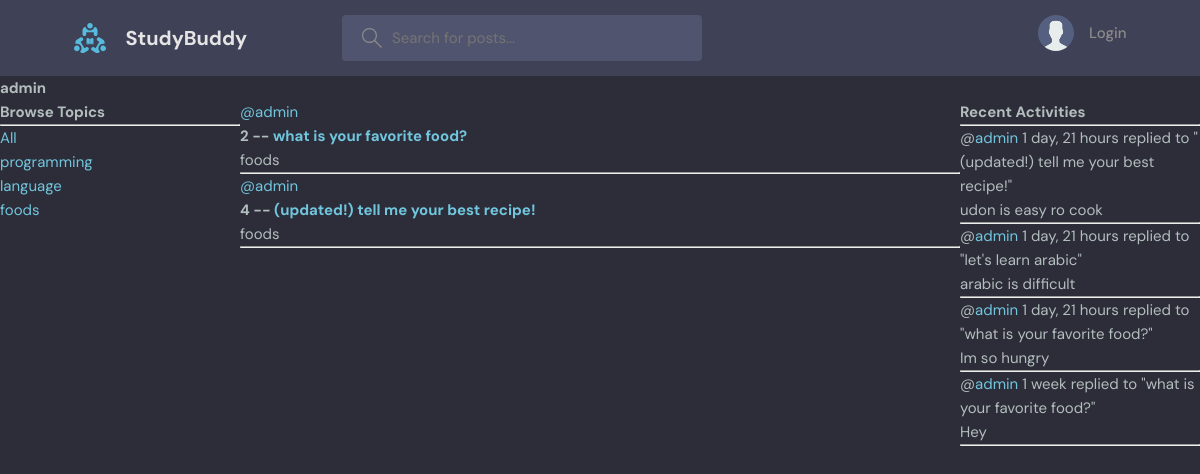
The app's page /profile/1 with its own data.
### base/models.py (models this page shows, shortened)
class Topic(models.Model):
    name = models.CharField(max_length=100)

class Room(models.Model):
    host = models.ForeignKey(User, on_delete=models.SET_NULL, null=True)
    topic = models.ForeignKey(Topic, on_delete=models.SET_NULL, null=True)
    name = models.CharField(max_length=100)
    description = models.TextField(null=True, blank=True)
    participants = models.ManyToManyField(User, related_name='participants', blank=True)
    updated = models.DateTimeField(auto_now=True)
    created = models.DateTimeField(auto_now_add=True)
    class Meta:
        ordering = ['-updated', '-created'] # descending order
    def __str__(self):
        return self.name

class Message(models.Model):
    user = models.ForeignKey(User, on_delete=models.CASCADE)  # one-to-many relationship
    room = models.ForeignKey(Room, on_delete=models.CASCADE)  # one-to-many relationship
    body = models.TextField()
    updated = models.DateTimeField(auto_now=True)
    created = models.DateTimeField(auto_now_add=True)
    class Meta:
        ordering = ['-updated', '-created'] # descending order
    def __str__(self):
        return self.body[0:50]  # returns only first 50 characters

### base/views.py (the view)
# urls.py: path('profile/<str:pk>', views.user_profile, name='user-profile'),
def user_profile(request, pk):
    user = User.objects.get(id=pk)
    rooms = user.room_set.all()
    room_messages = user.message_set.all()
    topics = Topic.objects.all()
    context = {'user': user, 'rooms': rooms, 'room_messages': room_messages, 'topics': topics}
    return render(request, 'base/profile.html', context)

### base/templates/base/profile.html (shortened to what this page needs)
{% extends 'main.html' %}
{% block content %}
    <h1>{{user.username}}</h1>
    <div class="profile-container">
        <div>
            {% include 'base/topics_component.html' %}
        </div>
        <div>
            {% include 'base/feed_component.html' %}
        </div>
        <div>
            {% include 'base/activity_component.html' %}
        </div>
    </div>
{% endblock content %}

### base/templates/base/topics_component.html
<h3>Browse Topics</h3>
<hr>
<div>
    <a href="{% url 'home' %}">All</a>
</div>
{% for topic in topics %}
    <div>
        <a href="{% url 'home' %}?q={{topic.name}}">{{topic.name}}</a>
    </div>
{% endfor %}

### base/templates/base/feed_component.html (shortened to what this page needs)
{% for room in rooms %}
<div>
    <a href="{% url 'user-profile' room.host.id %}">@{{room.host.username}}</a>
    <h5>
        {{room.id}} -- <a href="{% url 'room' room.id %}">{{room.name}}</a>
    </h5>
    <small>{{room.topic.name}}</small>
    <hr>
</div>
{% endfor %}

### base/templates/base/activity_component.html (shortened to what this page needs)
<h3>Recent Activities</h3>
<hr>
{% for message in room_messages %}
    <div>
        <small>@<a href="{% url 'user-profile' message.user.id %}">{{message.user}}</a> {{message.created | timesince}}</small>
        <small>replied to "{{message.room}}"</small>
        <p>{{message}}</p>
        <hr>
    </div>
{% endfor %}

### static/styles/style.css (style rules this page uses)
:root { --color-main: #71c6dd; --color-main-light: #e1f6fb; --color-dark: #3f4156; --color-dark-medium: #51546e; --color-dark-light: #696d97; --color-light: #e5e5e5; --color-gray: #8b8b8b; --color-light-gray: #b2bdbd; --color-bg: #2d2d39; --color-success: #5dd693; --color-error: #fc4b0b; }
* { font-family: "DM Sans", -apple-system, BlinkMacSystemFont, "Segoe UI", Roboto, Oxygen, Ubuntu, Cantarell, "Open Sans", "Helvetica Neue", sans-serif; margin: 0; padding: 0; box-sizing: border-box; text-rendering: optimizeLegibility; font-size: inherit; }
html { font-size: 56.25%; }
@media only screen and (min-width: 1200px) { html { font-size: 62.5%; } }
body { line-height: 1.6; font-weight: 400; font-size: 1.5rem; color: var(--color-light-gray); background-color: var(--color-bg); min-height: 100vh; }
a { display: inline-block; color: var(--color-main); text-decoration: none; }

### base/templates/base/profile.html (style rules this page uses)
.profile-container { display: grid; grid-template-columns: 1fr 3fr 1fr; }

### records on screen
Topic: name "programming"
Topic: name "language"
Topic: name "foods"
Room: host.username "admin", id "2", name "what is your favorite food?", topic.name "foods"
Room: host.username "admin", id "4", name "(updated!) tell me your best recipe!", topic.name "foods"
Message: user "admin", created "1 day, 21 hours", room "(updated!) tell me your best recipe!", body "udon is easy ro cook"
Message: user "admin", created "1 day, 21 hours", room "let's learn arabic", body "arabic is difficult"
Message: user "admin", created "1 day, 21 hours", room "what is your favorite food?", body "Im so hungry"
Message: user "admin", created "1 week", room "what is your favorite food?", body "Hey"

### other values on screen
{{ user.username }} "admin"
